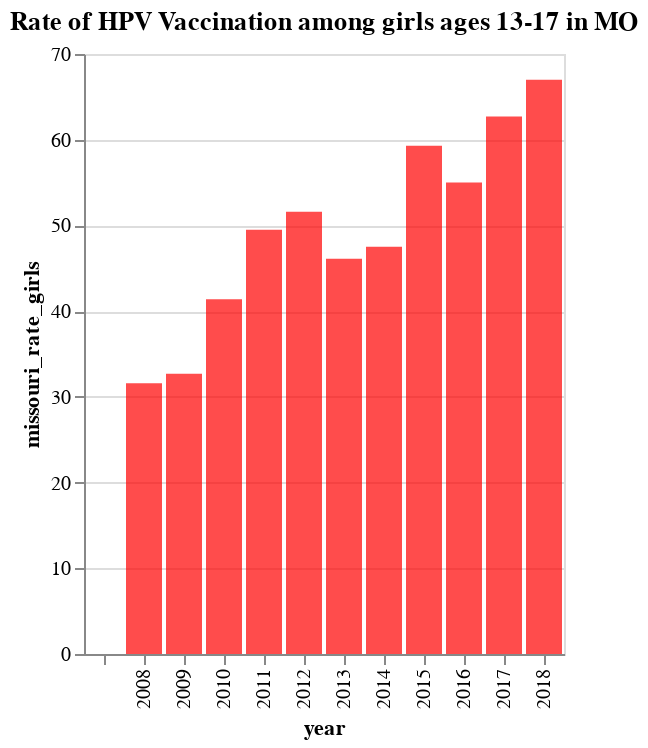

Here is the notebook cell this chart was saved with:
### Code cell
alt.Chart(year).mark_bar().encode(
    x = 'year',
    y = alt.Y('missouri_rate_girls:Q', sort="-x"),
).configure_mark(
    opacity=0.7,
    color='red'
).properties(title ='Rate of HPV Vaccination among girls ages 13-17 in MO')

### Figure 1 — Vega-Lite specification as saved in the notebook (floating-point values rounded to 4 significant figures)
{"config": {"view": {"continuousWidth": 400, "continuousHeight": 300}, "mark": {"color": "red", "opacity": 0.7}}, "data": {"name": "data-67be2015b380608b90f5bdcb28fa7ecc"}, "mark": "bar", "encoding": {"x": {"type": "nominal", "field": "year"}, "y": {"type": "quantitative", "field": "missouri_rate_girls", "sort": "-x"}}, "title": "Rate of HPV Vaccination among girls ages 13-17 in MO", "$schema": "https://vega.github.io/schema/vega-lite/v4.8.1.json", "datasets": {"data-67be2015b380608b90f5bdcb28fa7ecc": [{"year": 2008.0, "missouri_rate_girls": 31.6, "missouri_rate_boys": "", "US_rate_girls": 37.2, "US_rate_boys": ""}, {"year": 2009.0, "missouri_rate_girls": 32.7, "missouri_rate_boys": "", "US_rate_girls": 44.3, "US_rate_boys": ""}, {"year": 2010.0, "missouri_rate_girls": 41.4, "missouri_rate_boys": "", "US_rate_girls": 48.7, "US_rate_boys": 1.4}, {"year": 2011.0, "missouri_rate_girls": 49.5, "missouri_rate_boys": "", "US_rate_girls": 53.0, "US_rate_boys": 8.3}, {"year": 2012.0, "missouri_rate_girls": 51.6, "missouri_rate_boys": "", "US_rate_girls": 53.8, "US_rate_boys": 45.1}, {"year": 2013.0, "missouri_rate_girls": 46.1, "missouri_rate_boys": 20.5, "US_rate_girls": 57.3, "US_rate_boys": 34.6}, {"year": 2014.0, "missouri_rate_girls": 47.5, "missouri_rate_boys": 27.9, "US_rate_girls": 60.0, "US_rate_boys": 41.7}, {"year": 2015.0, "missouri_rate_girls": 59.3, "missouri_rate_boys": 44.7, "US_rate_girls": 62.8, "US_rate_boys": 49.8}, {"year": 2016.0, "missouri_rate_girls": 55.0, "missouri_rate_boys": 48.3, "US_rate_girls": 65.1, "US_rate_boys": 56.0}, {"year": 2017.0, "missouri_rate_girls": 62.7, "missouri_rate_boys": 53.1, "US_rate_girls": 68.6, "US_rate_boys": 62.6}, {"year": 2018.0, "missouri_rate_girls": 67.0, "missouri_rate_boys": 56.4, "US_rate_girls": 69.9, "US_rate_boys": 66.3}, {"year": "", "missouri_rate_girls": "", "missouri_rate_boys": "", "US_rate_girls": "", "US_rate_boys": ""}]}}
